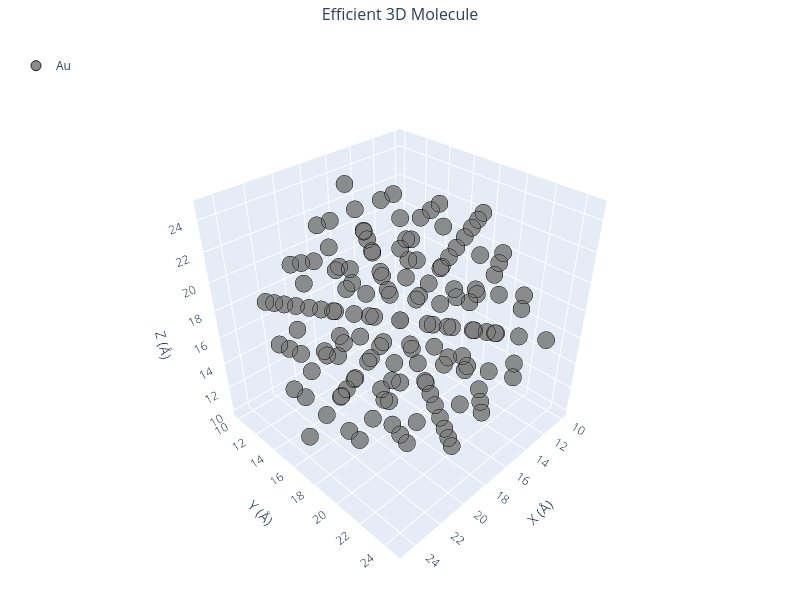

The cell this chart's notebook holds for it:
### Markdown cell above
### 🔹 Example 1 – Gold Nanocluster (material="Au", size=4, noshells=4, fcc lattice=4.08 Å)

In this example, a gold (Au) nanocluster is created with 4 atomic shells using an FCC (face-centered cubic) crystal structure.
The lattice constant of gold is set to 4.08 Å, and the cluster size is limited to a few nanometers, corresponding to a few dozen atoms.

Nanoclusters like this are highly relevant for catalysis and plasmonic studies, where small changes in size can drastically affect optical absorption and surface energy.

### Code cell
from pygamlab.structures.Generators.zero_d import Nano_ZeroD_Builder 

from pygamlab.structures.gamvis import Molecular_Visualizer 

builder = Nano_ZeroD_Builder(material="Au", structure_type="nanocluster", size=4, noshells=4, crystal_structure="fcc", lattice_constant=4.08)
zerod1=builder.atoms 
 
Molecular_Visualizer(zerod1,format='efficient_plotly') 
Molecular_Visualizer(zerod1,format='matplotlib') 
Molecular_Visualizer(zerod1,format='pyvista')

### Figure 1 — Plotly figure (JSON) as saved in the notebook; plotly's stock layout.template omitted (floating-point values rounded to 4 significant figures; data arrays with more than 128 entries replaced by an {"elided": "..."} marker saying what was removed)
{"data": [{"hoverinfo": "text", "hovertext": {"elided": "147 str values"}, "marker": {"color": "gray", "line": {"color": "black", "width": 1}, "opacity": 0.9, "size": 10}, "mode": "markers", "name": "Au", "type": "scatter3d", "x": {"elided": "147 float values"}, "y": {"elided": "147 float values"}, "z": {"elided": "147 float values"}}], "layout": {"font": {"size": 12}, "height": 600, "legend": {"x": 0.02, "y": 0.98}, "margin": {"b": 0, "l": 0, "r": 0, "t": 40}, "scene": {"aspectmode": "cube", "bgcolor": "rgba(240,240,240,0.1)", "camera": {"eye": {"x": 1.5, "y": 1.5, "z": 1.5}}, "xaxis": {"title": {"text": "X (Å)"}}, "yaxis": {"title": {"text": "Y (Å)"}}, "zaxis": {"title": {"text": "Z (Å)"}}}, "showlegend": true, "title": {"font": {"size": 16}, "text": "Efficient 3D Molecule", "x": 0.5}, "width": 800}}
